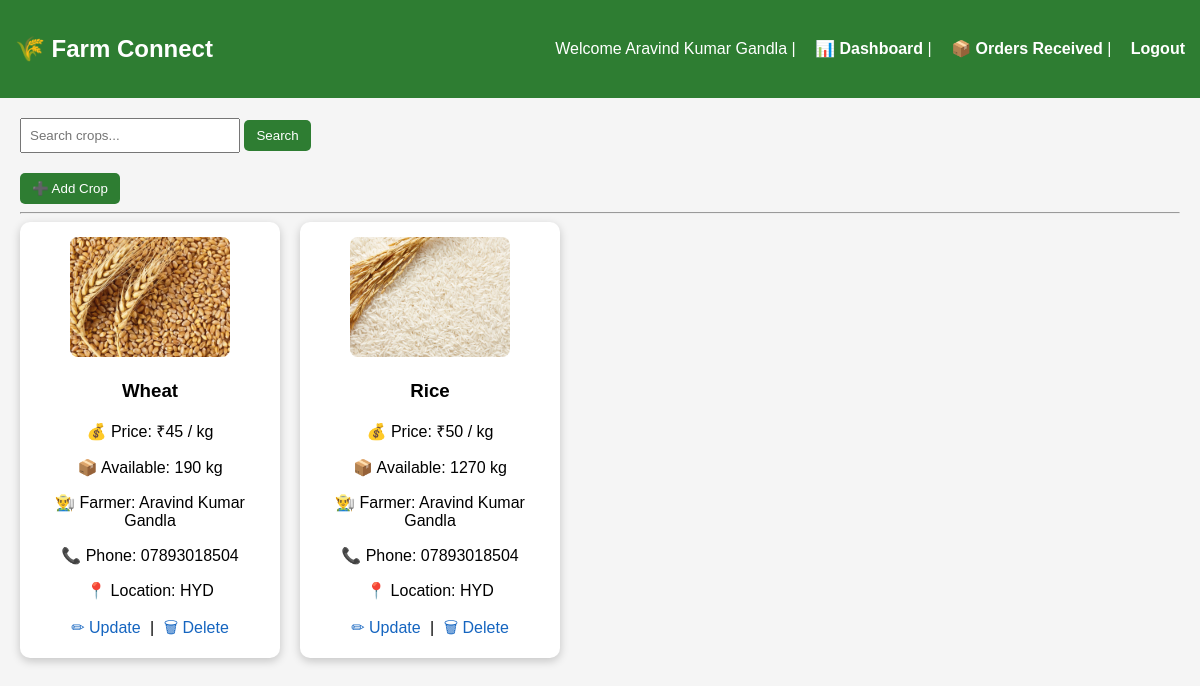
/market (signed in), run on an earlier commit of the app's database.
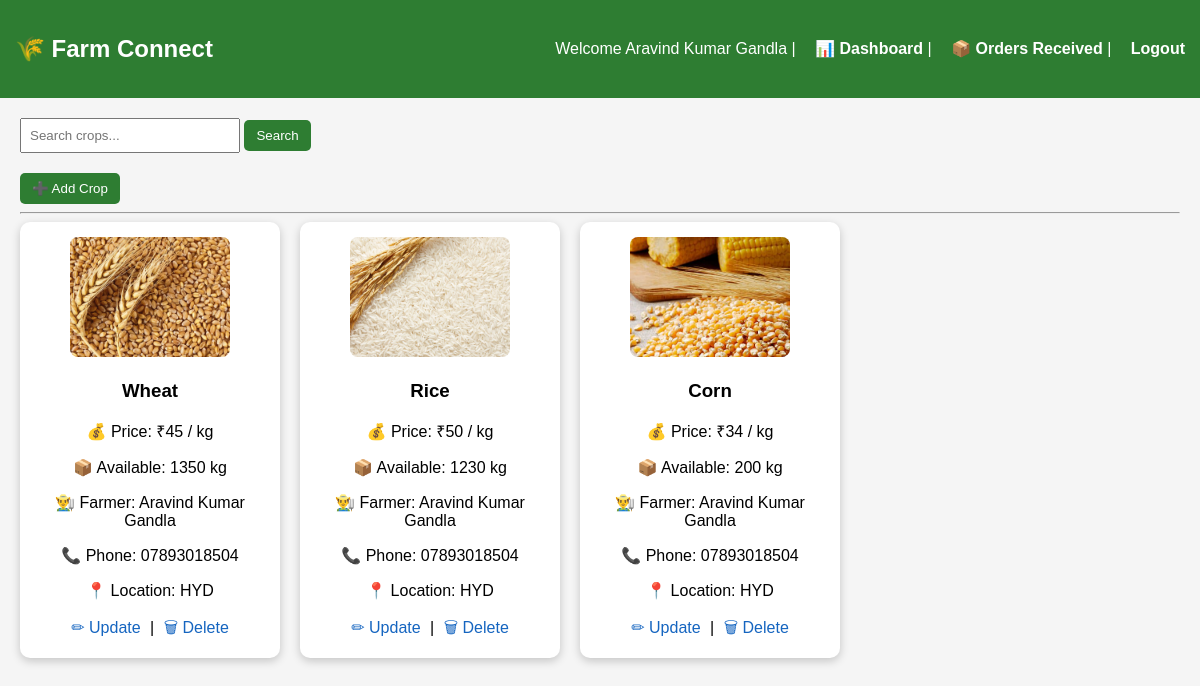
And on a later commit of the database.
### tables this page shows
CREATE TABLE crops(
        id INTEGER PRIMARY KEY AUTOINCREMENT,
        name TEXT,
        price INTEGER,
        quantity INTEGER,
        image TEXT,
        farmer TEXT,
        phone TEXT,
        location TEXT
    );

### app.py (the view, shortened to what this page needs)
@app.route("/market")
def market():
    if "user" not in session:
        return redirect("/login")
    search = request.args.get("search")
    conn = sqlite3.connect("farmer.db")
    cur = conn.cursor()
    if session.get("role") == "farmer":
        if search:
            cur.execute("""
                SELECT * FROM crops
                WHERE farmer=? AND name LIKE ?
            """, (session["user"], '%' + search + '%'))
        else:
            cur.execute("""
                SELECT * FROM crops
                WHERE farmer=?
            """, (session["user"],))
    crops = cur.fetchall()
    conn.close()
    return render_template("market.html", crops=crops)

### templates/market.html (shortened to what this page needs)
<!DOCTYPE html>
<html>
<head>
</head>
<body>
    <div class="header">
        <h2>🌾 Farm Connect</h2>
        <div>
            Welcome {{ session.get('user') }}
            {% if session.get('role') == 'farmer' %}
            | <a href="/dashboard">📊 Dashboard</a>
            | <a href="/farmer_orders">📦 Orders Received</a>
            {% endif %}
            | <a href="/logout">Logout</a>
        </div>
    </div>
    <div class="container">
        <div class="search">
            <form method="GET" action="/market">
                <input type="text" name="search" placeholder="Search crops..." style="padding:8px;width:200px;">
                <button type="submit">Search</button>
            </form>
        </div>
        {% if session.get('role') == 'farmer' %}
        <a href="/add_crop"><button>➕ Add Crop</button></a>
        {% endif %}
        <hr>
        <div class="cards">
            {% for crop in crops %}
            <div class="card">
                {% if crop[4] %}
                <img src="{{ url_for('static', filename='uploads/' + crop[4]) }}">
                {% else %}
                <p>No Image</p>
                {% endif %}
                <h3>{{ crop[1] }}</h3>
                <p>💰 Price: ₹{{ crop[2] }} / kg</p>
                <p>📦 Available: {{ crop[3] }} kg</p>
                <p>👨‍🌾 Farmer: {{ crop[5] }}</p>
                <p>📞 Phone: {{ crop[6] }}</p>
                <p>📍 Location: {{ crop[7] }}</p>
                {% if session.get('role') == 'farmer' and crop[5] == session.get('user') %}
                <div class="action-links">
                    <a href="/update/{{ crop[0] }}">✏ Update</a> |
                    <a href="/delete/{{ crop[0] }}" onclick="return confirm('Are you sure to delete this crop?');">🗑
                        Delete</a>
                </div>
                {% endif %}
            </div>
            {% endfor %}
        </div>
    </div>
</body>
</html>

What changed in the data, as far as the page shows it:
changed crops "Wheat": quantity "190" → "1350"
changed crops "Rice": quantity "1270" → "1230"
added crops: image (picture), name "Corn", price "34", quantity "200", farmer "Aravind Kumar Gandla", phone "07893018504", location "HYD"
